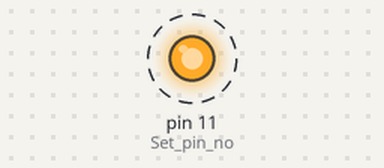
The sketch below on a simulated Arduino Uno, built with avr-gcc and run on an emulated ATmega328P. On the bench: output pins drawn as LEDs (lit = HIGH). Dashed ring = blinking.

Above: at 0.5 s.
Timing chart, 0 to 4.6 s (numbered marks = the images above):
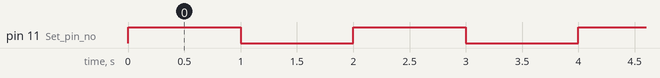

The sketch:

Blinking_an_LED.ino
```cpp
// Blinking an LED
//Turn "ON" and "OFF" an LED for 1 second

#define LED 11  //Declare LED at pin no.11


void setup() {

pinMode(11,OUTPUT); //Set pin no.11 as output

}

void loop() {

digitalWrite(11,HIGH);  //Switch "ON" the LED
delay(1000);  //Pause for 1 second
digitalWrite(11,LOW);  //Switch "OFF" the LED
delay(1000);  //Pause for 1 second

}
```

Measured:
- by itself, pin 11 (Set_pin_no): alternates HIGH for 1.0 s and LOW for 1.0 s
